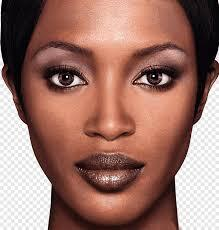
#> input picture scripts/imagens/imagen10.jpg, 219 x 230 px
$ python deteccao_olhos.py
#> lines starting #> are read from the running program, lines starting #| are printed output that depends on the picture; after the words box and inside, x2 and y2 are one past the last pixel; in counts of white or black regions, pixels touching at a corner belong together
import cv2

carrega_face = cv2.CascadeClassifier("haarcascades/haarcascade_frontalface_default.xml")  # arquivos rosto
carrega_eye = cv2.CascadeClassifier("haarcascades/haarcascade_eye.xml")  # arquivos olhos

img = cv2.imread("imagens/imagen10.jpg")  # abre o arquivo
#> img is the input picture: shape (230, 219, 3); mean B, G, R 104.3, 114.6, 155.1
imagen_cinza = cv2.cvtColor(img, cv2.COLOR_BGR2GRAY)  # transforma a imagem em um gradiente cinza
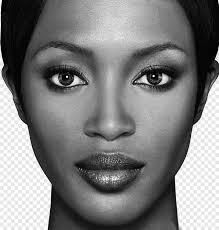
#> imagen_cinza: shape (230, 219); min 0, max 255, mean 125.6
rostos = carrega_face.detectMultiScale(imagen_cinza, scaleFactor=1.05, minNeighbors=3, minSize=(20, 20))
#> rostos = [[23, 10, 177, 177]]

for (x, y, l, a) in rostos:  # lopp para detectar rostos
    img = cv2.rectangle(img, (x, y), (x + l, y + l), (255, 0, 255), 1)
    Localolho = img[y:y + a, x:x + l]
    Lolho_cinza = cv2.cvtColor(Localolho, cv2.COLOR_BGR2GRAY)
    detectado = carrega_eye.detectMultiScale(Lolho_cinza, minSize=(10, 10), minNeighbors=5, scaleFactor=1.05)
#> this loop made 1 pass
#> (x, y, l, a, detectado) on pass 1: (23, 10, 177, 177, [[104, 41, 52, 52], [14, 40, 53, 53]])
#> pass 1, `img = cv2.rectangle(img, (x, y), (x + l, y + l), (255, 0, 255), 1)`:
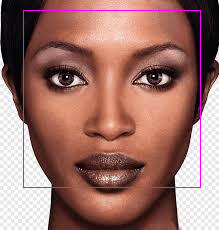
#> img: shape (230, 219, 3); 1.41% of pixels changed, all inside (x1, y1, x2, y2) = (23, 10, 201, 188)
#> pass 1, `Localolho = img[y:y + a, x:x + l]`:
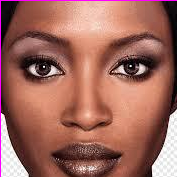
#> Localolho: shape (177, 177, 3); mean B, G, R 92.6, 103.8, 159
#> pass 1, `Lolho_cinza = cv2.cvtColor(Localolho, cv2.COLOR_BGR2GRAY)`:
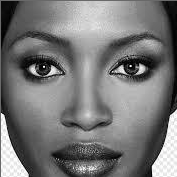
#> Lolho_cinza: shape (177, 177); min 0, max 255, mean 119


for (ox, oy, ol, oa) in detectado:  # loop para detectar olos dentro dos rostos
    cv2.rectangle(Localolho, (ox, oy), (ox + ol, oy + ol), (255, 255, 0), 1)
#> this loop made 2 passes
#> (ox, oy, ol, oa) on passes 1 to 2: (104, 41, 52, 52), (14, 40, 53, 53)
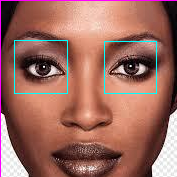
#> Localolho: shape (177, 177, 3); 1.34% of pixels changed, all inside (x1, y1, x2, y2) = (14, 40, 157, 94)


cv2.imshow("Dalhe rosto e olhos ", img)
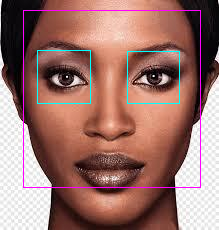
#> window 'Dalhe rosto e olhos ': shape (230, 219, 3); mean B, G, R 107.8, 114.3, 155.5
cv2.waitKey()

$ run again, with scripts/imagens/imagen1.jpg copied over scripts/imagens/imagen10.jpg
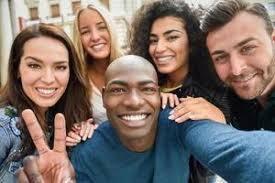
#> input picture scripts/imagens/imagen1.jpg, 275 x 183 px
#> img is the input picture: shape (183, 275, 3); mean B, G, R 104.9, 110.6, 123.5
#> rostos = [[53, 6, 26, 26], [72, 11, 46, 46], [140, 17, 54, 54], [16, 42, 63, 63], [99, 62, 69, 69], [201, 28, 69, 69]]
#> the loop `for (x, y, l, a) in rostos:` made 6 passes
#> the loop `for (ox, oy, ol, oa) in detectado:` made 1 pass
#> (ox, oy, ol, oa) on pass 1: (32, 11, 22, 22)
#> after the loop `for (ox, oy, ol, oa) in detectado:`:
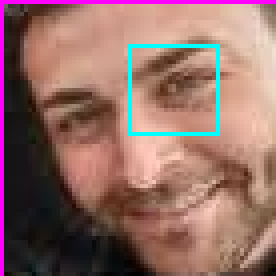
#> Localolho: shape (69, 69, 3) (shown 4 times larger); mean B, G, R 102.7, 108.9, 146.6
#> `cv2.imshow("Dalhe rosto e olhos ", img)`:
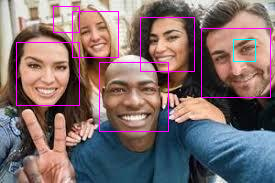
#> window 'Dalhe rosto e olhos ': shape (183, 275, 3); mean B, G, R 109.4, 108.1, 126.6

$ run again, with scripts/imagens/imagen2.jpg copied over scripts/imagens/imagen10.jpg
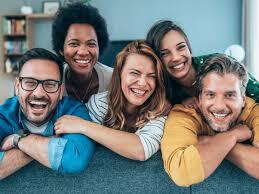
#> input picture scripts/imagens/imagen2.jpg, 259 x 194 px
#> img is the input picture: shape (194, 259, 3); mean B, G, R 121.2, 122.5, 117.3
#> `imagen_cinza = cv2.cvtColor(img, cv2.COLOR_BGR2GRAY)`:
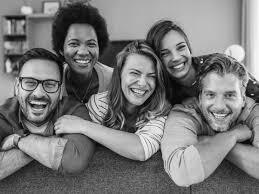
#> imagen_cinza: shape (194, 259); min 0, max 252, mean 120.8
#> rostos = [[116, 55, 47, 47], [58, 24, 49, 49], [192, 74, 55, 55], [10, 61, 59, 59]]
#> the loop `for (x, y, l, a) in rostos:` made 4 passes
#> after the loop `for (x, y, l, a) in rostos:`:
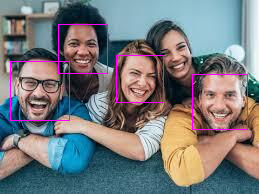
#> img: shape (194, 259, 3); mean B, G, R 124.1, 121.1, 120

$ run again, with scripts/imagens/imagen3.jpg copied over scripts/imagens/imagen10.jpg
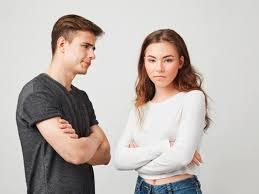
#> input picture scripts/imagens/imagen3.jpg, 259 x 194 px
#> img is the input picture: shape (194, 259, 3); mean B, G, R 177.9, 182.3, 190.4
#> `imagen_cinza = cv2.cvtColor(img, cv2.COLOR_BGR2GRAY)`:
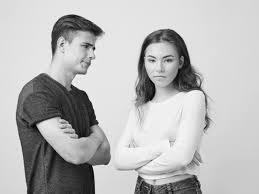
#> imagen_cinza: shape (194, 259); min 1, max 255, mean 184.3
#> rostos = [[139, 42, 44, 44], [48, 21, 63, 63]]
#> the loop `for (x, y, l, a) in rostos:` made 2 passes
#> after the loop `for (x, y, l, a) in rostos:`:
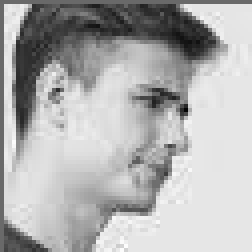
#> Lolho_cinza: shape (63, 63) (shown 4 times larger); min 4, max 253, mean 176.6
